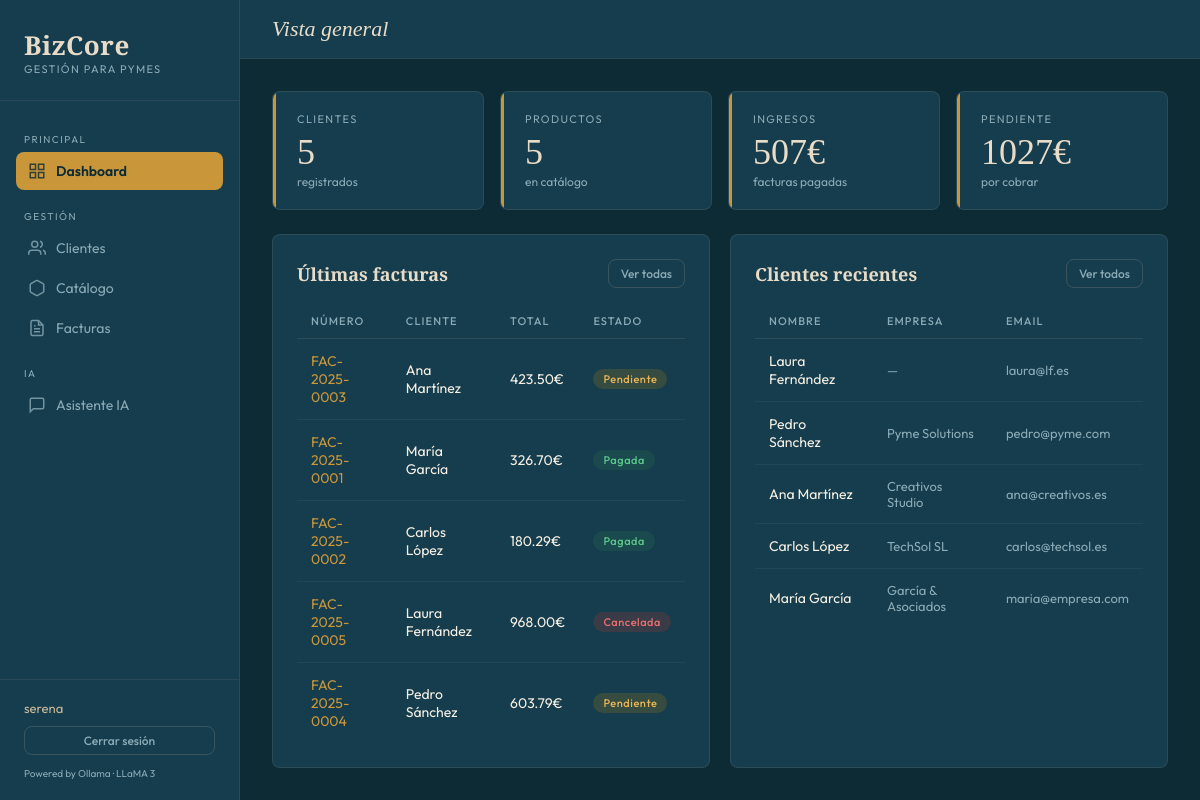
/ (signed in), run on the app's committed database.
### models.py (models this page shows)
class Factura(db.Model):
    id = db.Column(db.Integer, primary_key=True)
    numero = db.Column(db.String(20), unique=True, nullable=False)
    cliente_id = db.Column(db.Integer, db.ForeignKey('cliente.id'), nullable=False)
    concepto = db.Column(db.Text, nullable=False)
    base = db.Column(db.Float, default=0.0)
    iva = db.Column(db.Float, default=21.0)
    total = db.Column(db.Float, default=0.0)
    estado = db.Column(db.String(20), default='pendiente')  # pendiente, pagada, cancelada
    fecha = db.Column(db.DateTime, default=datetime.utcnow)

class Cliente(db.Model):
    id = db.Column(db.Integer, primary_key=True)
    nombre = db.Column(db.String(120), nullable=False)
    email = db.Column(db.String(120), unique=True)
    telefono = db.Column(db.String(20))
    empresa = db.Column(db.String(120))
    notas = db.Column(db.Text)
    created_at = db.Column(db.DateTime, default=datetime.utcnow)
    facturas = db.relationship('Factura', backref='cliente', lazy=True)

### app.py (the view)
@app.route('/')
@login_required
def dashboard():
    total_clientes = Cliente.query.count()
    total_productos = Producto.query.count()
    total_facturas = Factura.query.count()
    ingresos = db.session.query(db.func.sum(Factura.total)).filter_by(estado='pagada').scalar() or 0
    pendiente = db.session.query(db.func.sum(Factura.total)).filter_by(estado='pendiente').scalar() or 0
    ultimas_facturas = Factura.query.order_by(Factura.fecha.desc()).limit(5).all()
    ultimos_clientes = Cliente.query.order_by(Cliente.created_at.desc()).limit(5).all()
    return render_template('dashboard.html',
        total_clientes=total_clientes,
        total_productos=total_productos,
        total_facturas=total_facturas,
        ingresos=ingresos,
        pendiente=pendiente,
        ultimas_facturas=ultimas_facturas,
        ultimos_clientes=ultimos_clientes
    )

### app.py (called while the page is built)
def login_required(f):
    @wraps(f)
    def decorated(*args, **kwargs):
        if 'user_id' not in session:
            return redirect(url_for('login'))
        return f(*args, **kwargs)
    return decorated

### templates/dashboard.html (shortened to what this page needs)
{% extends "base.html" %}
{% block page_title %}Vista general{% endblock %}
{% block content %}
<div class="stats-grid mb-6">
  <div class="stat-card">
    <div class="stat-label">Clientes</div>
    <div class="stat-value">{{ total_clientes }}</div>
    <div class="stat-sub">registrados</div>
  </div>
  <div class="stat-card">
    <div class="stat-label">Productos</div>
    <div class="stat-value">{{ total_productos }}</div>
    <div class="stat-sub">en catálogo</div>
  </div>
  <div class="stat-card">
    <div class="stat-label">Ingresos</div>
    <div class="stat-value">{{ "%.0f"|format(ingresos) }}€</div>
    <div class="stat-sub">facturas pagadas</div>
  </div>
  <div class="stat-card">
    <div class="stat-label">Pendiente</div>
    <div class="stat-value">{{ "%.0f"|format(pendiente) }}€</div>
    <div class="stat-sub">por cobrar</div>
  </div>
</div>
<div class="dash-grid">
  <div class="card">
    <div class="card-title">
      Últimas facturas
      <a href="{{ url_for('facturas') }}" class="btn btn-ghost btn-sm">Ver todas</a>
    </div>
    {% if ultimas_facturas %}
    <div class="table-wrap">
      <table>
        <thead>
          <tr>
            <th>Número</th>
            <th>Cliente</th>
            <th>Total</th>
            <th>Estado</th>
          </tr>
        </thead>
        <tbody>
          {% for f in ultimas_facturas %}
          <tr>
            <td class="text-gold">{{ f.numero }}</td>
            <td>{{ f.cliente.nombre }}</td>
            <td>{{ "%.2f"|format(f.total) }}€</td>
            <td>
              <span class="badge {% if f.estado == 'pagada' %}badge-ok{% elif f.estado == 'pendiente' %}badge-warn{% else %}badge-danger{% endif %}">
                {{ f.estado }}
              </span>
            </td>
          </tr>
          {% endfor %}
        </tbody>
      </table>
    </div>
    {% else %}
    <div class="empty"><div class="empty-icon">📄</div><div class="empty-text">No hay facturas aún</div></div>
    {% endif %}
  </div>
  <div class="card">
    <div class="card-title">
      Clientes recientes
      <a href="{{ url_for('clientes') }}" class="btn btn-ghost btn-sm">Ver todos</a>
    </div>
    {% if ultimos_clientes %}
    <div class="table-wrap">
      <table>
        <thead>
          <tr>
            <th>Nombre</th>
            <th>Empresa</th>
            <th>Email</th>
          </tr>
        </thead>
        <tbody>
          {% for c in ultimos_clientes %}
          <tr>
            <td>{{ c.nombre }}</td>
            <td class="text-muted">{{ c.empresa or '—' }}</td>
            <td class="text-muted">{{ c.email or '—' }}</td>
          </tr>
          {% endfor %}
        </tbody>
      </table>
    </div>
    {% else %}
    <div class="empty"><div class="empty-icon">👥</div><div class="empty-text">No hay clientes aún</div></div>
    {% endif %}
  </div>
</div>
{% endblock %}

### templates/base.html (shortened to what this page needs)
<!DOCTYPE html>
<html lang="es">
<head>
  <link rel="stylesheet" href="{{ url_for('static', filename='css/main.css') }}">
</head>
<body>
<aside class="sidebar">
  <div class="sidebar-logo">
    <div class="brand">BizCore</div>
    <div class="tagline">Gestión para pymes</div>
  </div>
  <nav class="sidebar-nav">
    <div class="nav-section">
      <span class="nav-label">Principal</span>
      <a href="{{ url_for('dashboard') }}" class="nav-item {% if request.endpoint == 'dashboard' %}active{% endif %}">
        <svg class="icon" viewBox="0 0 24 24" fill="none" stroke="currentColor" stroke-width="2">
          <rect x="3" y="3" width="7" height="7"/><rect x="14" y="3" width="7" height="7"/>
          <rect x="14" y="14" width="7" height="7"/><rect x="3" y="14" width="7" height="7"/>
        </svg>
        Dashboard
      </a>
    </div>
    <div class="nav-section">
      <span class="nav-label">Gestión</span>
      <a href="{{ url_for('clientes') }}" class="nav-item {% if 'cliente' in request.endpoint %}active{% endif %}">
        <svg class="icon" viewBox="0 0 24 24" fill="none" stroke="currentColor" stroke-width="2">
          <path d="M17 21v-2a4 4 0 0 0-4-4H5a4 4 0 0 0-4 4v2"/>
          <circle cx="9" cy="7" r="4"/>
          <path d="M23 21v-2a4 4 0 0 0-3-3.87"/><path d="M16 3.13a4 4 0 0 1 0 7.75"/>
        </svg>
        Clientes
      </a>
      <a href="{{ url_for('productos') }}" class="nav-item {% if 'producto' in request.endpoint %}active{% endif %}">
        <svg class="icon" viewBox="0 0 24 24" fill="none" stroke="currentColor" stroke-width="2">
          <path d="M21 16V8a2 2 0 0 0-1-1.73l-7-4a2 2 0 0 0-2 0l-7 4A2 2 0 0 0 3 8v8a2 2 0 0 0 1 1.73l7 4a2 2 0 0 0 2 0l7-4A2 2 0 0 0 21 16z"/>
        </svg>
        Catálogo
      </a>
      <a href="{{ url_for('facturas') }}" class="nav-item {% if 'factura' in request.endpoint %}active{% endif %}">
        <svg class="icon" viewBox="0 0 24 24" fill="none" stroke="currentColor" stroke-width="2">
          <path d="M14 2H6a2 2 0 0 0-2 2v16a2 2 0 0 0 2 2h12a2 2 0 0 0 2-2V8z"/>
          <polyline points="14 2 14 8 20 8"/>
          <line x1="16" y1="13" x2="8" y2="13"/><line x1="16" y1="17" x2="8" y2="17"/>
          <polyline points="10 9 9 9 8 9"/>
        </svg>
        Facturas
      </a>
    </div>
    <div class="nav-section">
      <span class="nav-label">IA</span>
      <a href="{{ url_for('chat') }}" class="nav-item {% if request.endpoint == 'chat' %}active{% endif %}">
        <svg class="icon" viewBox="0 0 24 24" fill="none" stroke="currentColor" stroke-width="2">
          <path d="M21 15a2 2 0 0 1-2 2H7l-4 4V5a2 2 0 0 1 2-2h14a2 2 0 0 1 2 2z"/>
        </svg>
        Asistente IA
      </a>
    </div>
  </nav>
  <div class="sidebar-footer">
    <div style="margin-bottom:10px;color:var(--sand-dark);font-size:13px;">
      {{ session.get('user_nombre', '') }}
    </div>
    <a href="{{ url_for('logout') }}" class="btn btn-ghost btn-sm" style="width:100%;justify-content:center;">
      Cerrar sesión
    </a>
    <div style="margin-top:12px;font-size:10px;color:var(--text-muted)">Powered by Ollama · LLaMA 3</div>
  </div>
</aside>
<div class="main">
  <div class="topbar">
    <div class="topbar-title">{% block page_title %}Panel{% endblock %}</div>
  </div>
  <div class="content">
    {% block content %}{% endblock %}
  </div>
</div>
</body>
</html>

### data on the page
Factura: numero "FAC-2025-0003", cliente.nombre "Ana Martínez", total "423.50", estado "Pendiente"
Factura: numero "FAC-2025-0001", cliente.nombre "María García", total "326.70", estado "Pagada"
Factura: numero "FAC-2025-0002", cliente.nombre "Carlos López", total "180.29", estado "Pagada"
Factura: numero "FAC-2025-0005", cliente.nombre "Laura Fernández", total "968.00", estado "Cancelada"
Factura: numero "FAC-2025-0004", cliente.nombre "Pedro Sánchez", total "603.79", estado "Pendiente"
Cliente: nombre "Laura Fernández", empresa "—", email "laura@lf.es"
Cliente: nombre "Pedro Sánchez", empresa "Pyme Solutions", email "pedro@pyme.com"
Cliente: nombre "Ana Martínez", empresa "Creativos Studio", email "ana@creativos.es"
Cliente: nombre "Carlos López", empresa "TechSol SL", email "carlos@techsol.es"
Cliente: nombre "María García", empresa "García & Asociados", email "maria@empresa.com"

### other printed values
{{ session.get('user_nombre', '') }} "serena"
{{ total_clientes }} "5"
{{ total_productos }} "5"
{{ "%.0f"|format(ingresos) }} "507"
{{ "%.0f"|format(pendiente) }} "1027"
